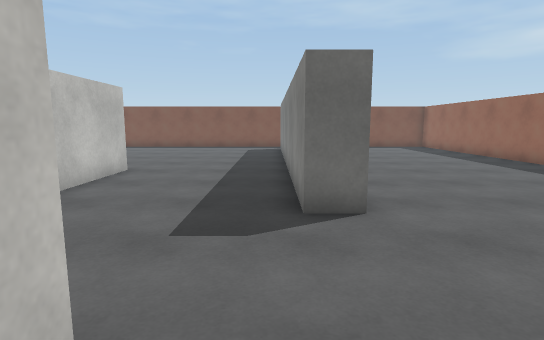
[1] (above)

17 first-person views from a walk through a scene from a Unity 3-D project. The camera is 1.4 m above the floor, tilts 8° down and sees 80° across. The floor is counted in squares, 1 m on a side. Each view is taken from the middle of a square. On the plan, view 1 faces up. The plan holds only what a view shows up to about 15 squares ahead; the rest is blank. Surface patterns are stand-ins for the level's own textures.

[2]
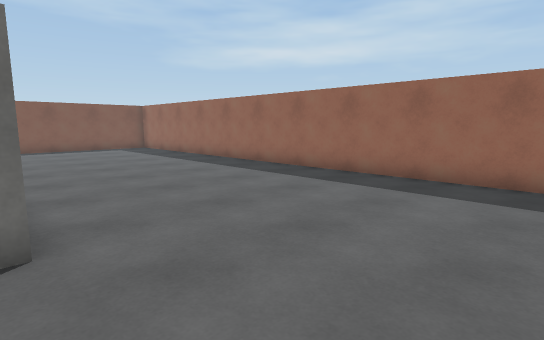

[3]
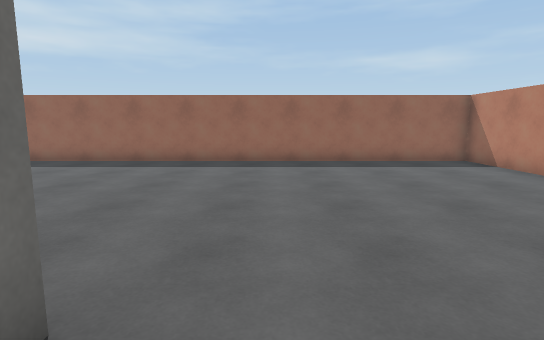

[4]
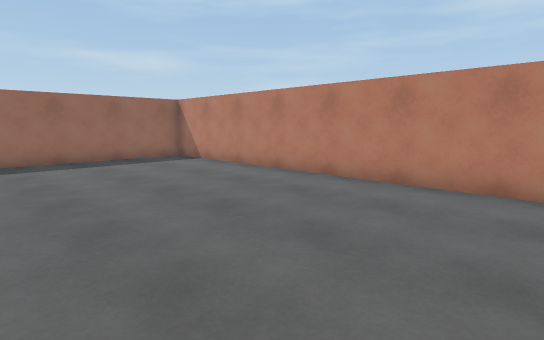

[5]
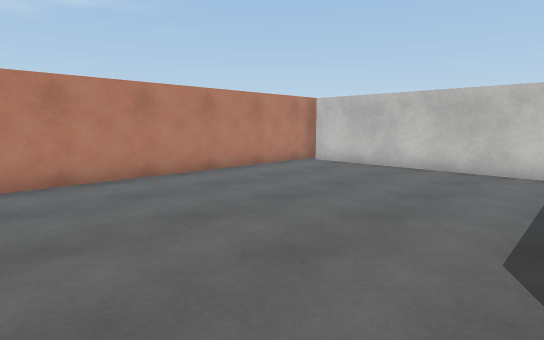

[6]
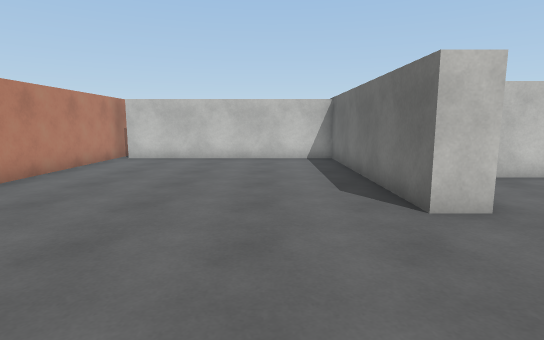

[7]
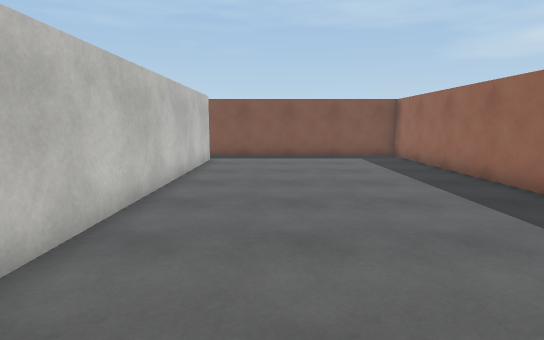

[8]
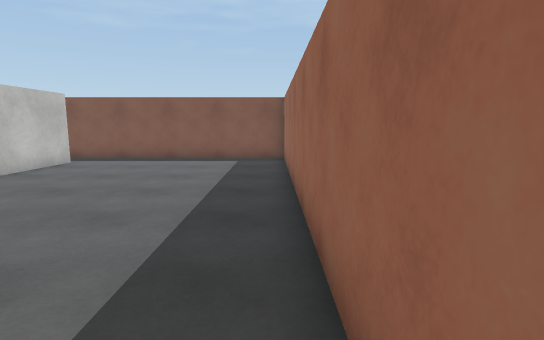

[9]
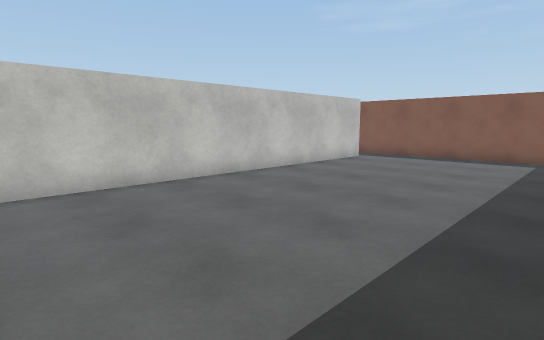

[10]
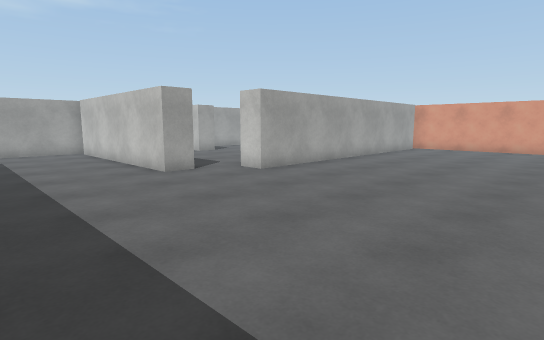

[11]
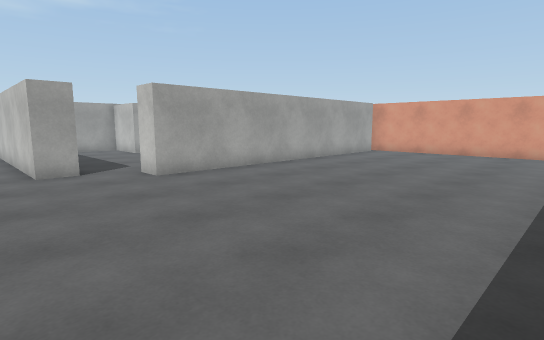

[12]
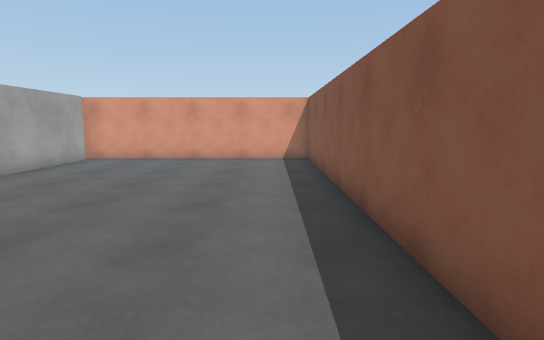

[13]
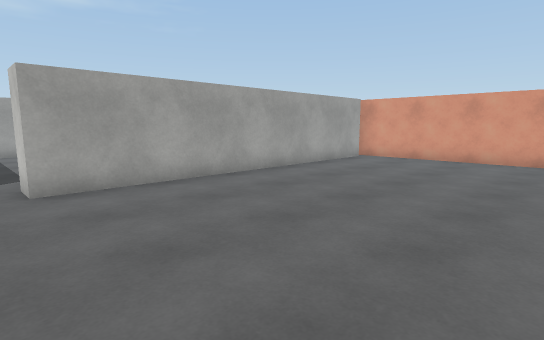

[14]
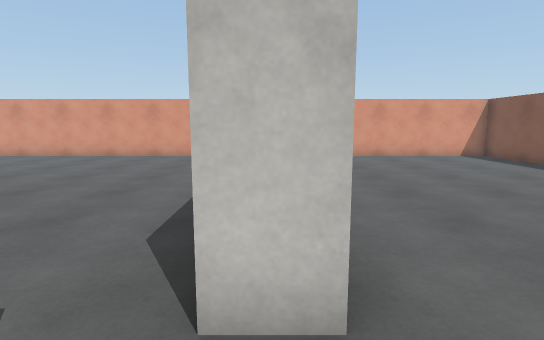

[15]
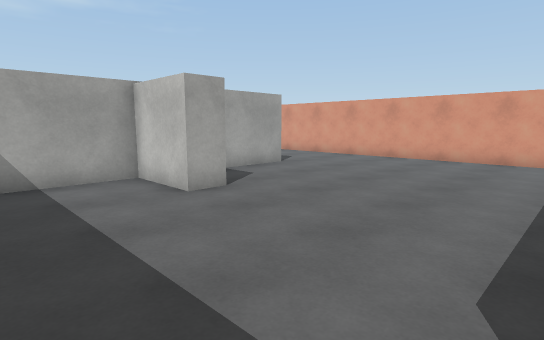

[16]
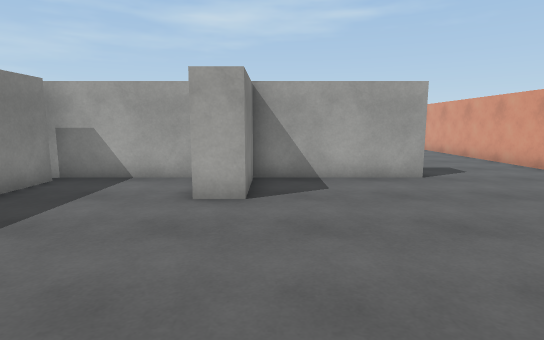

[17]
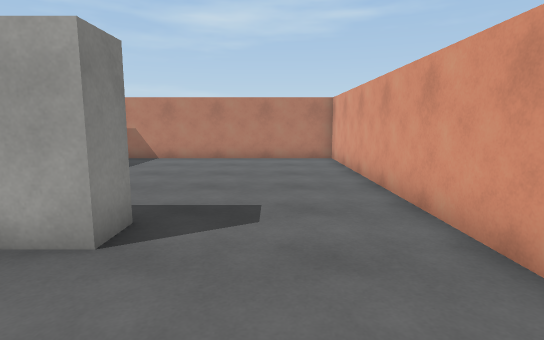

### Floor plan
Ten units are one square. View 1 is at (0, 0); x grows to the right and y downward. Boxes are objects, and circles mark ways between rooms. Rooms are numbered by the first view taken in them; rooms with no view inside come last. Other rooms are left out.
<svg viewBox="-200 -210 300 300">
<path fill="none" stroke="#000" d="M16 -50 5 -50M-10 -16 -10 -5 -95 -5 -95 80M15 -190 15 -66M-100 85 95 85 95 -205 15 -205M-45 -100 -45 -20M-76 -205 -195 -205 -195 -111M-191 -115 -70 -115 -70 -105M15 -205 5 -205M5 -50 5 -148M-50 -15 -15 -15M-150 -5 -150 -15 -105 -15 -105 -40 -95 -40 -95 -15 -50 -15M-55 -20 -55 -35M-195 -89 -195 85 -100 85M-56 -100 -45 -100"/>
<circle cx="-7" cy="-30" r="3" fill="#2a7"/>
<circle cx="10" cy="-195" r="3" fill="#2a7"/>
<circle cx="-190" cy="-110" r="3" fill="#2a7"/>
<circle cx="-55" cy="-100" r="3" fill="#2a7"/>
<text x="30" y="-30">1</text>
<text x="-80" y="-140">2</text>
<text x="-140" y="-20">3</text>
</svg>
Room 1 opens to room 2. Room 2 opens to room 3.

Where each view was taken, in squares from view 1:
view 1: 0 up, 0 right, facing up
view 2: 1 up, 1 right, facing up-right
view 3: 1 down, 3 left, facing right
view 4: 1 down, 4 left, facing down-right
view 5: 0 up, 1 right, facing down-left
view 6: 2 down, 4 right, facing left
view 7: 6 up, 4 right, facing up
view 8: 7 up, 9 right, facing up
view 9: 6 up, 9 right, facing up-left
view 10: 19 up, 0 right, facing down-left
view 11: 20 up, 3 left, facing down-left
view 12: 19 up, 6 left, facing left
view 13: 19 up, 6 left, facing down-left
view 14: 11 up, 5 left, facing left
view 15: 10 up, 6 left, facing down-left
view 16: 10 up, 11 left, facing down
view 17: 5 up, 17 left, facing down
